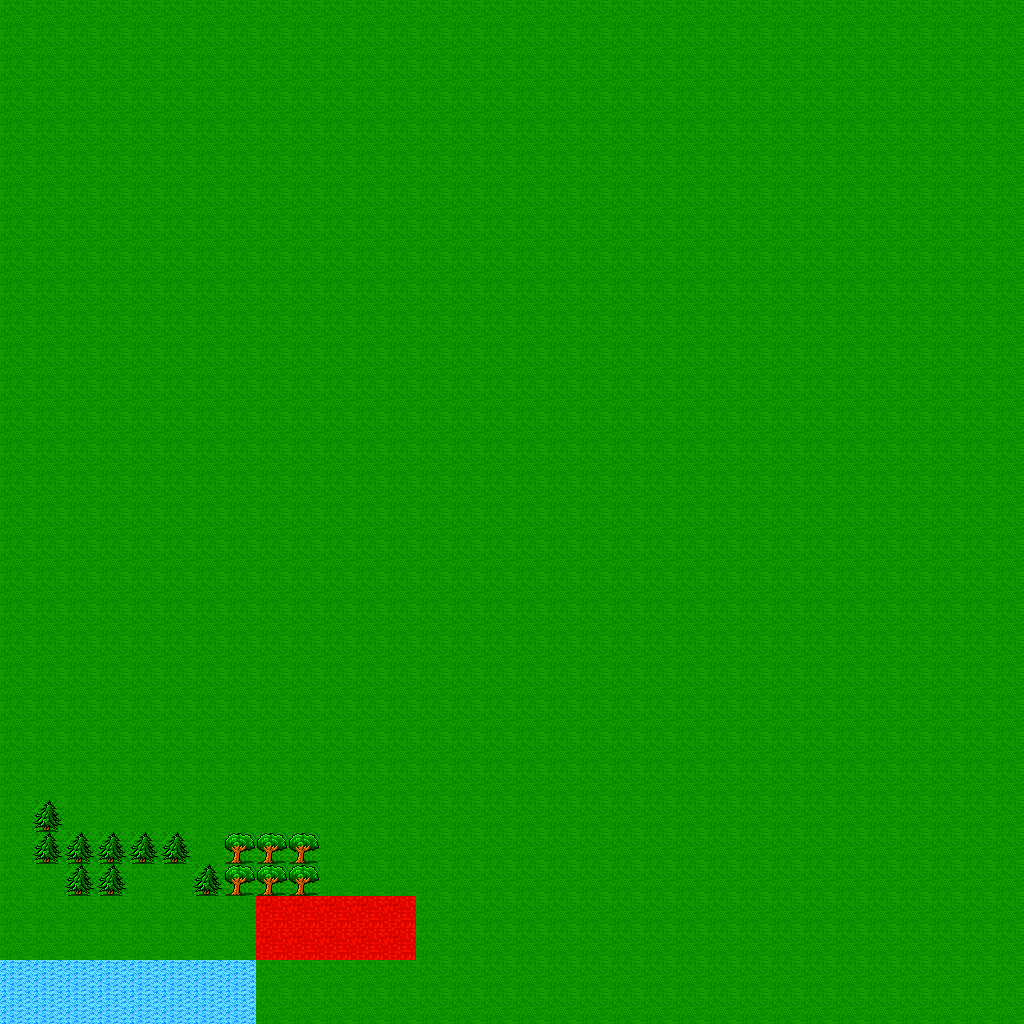

A level layout from a 2D game, rendered from its tile map. Below: a short description, then the map file with tile-grid data replaced by summaries:
An orthogonal 32x32 tile map with 32x32 px tiles, 2 tile layers (Background, GameEventLayer) and 4 objects.

<map version="1.0" orientation="orthogonal" width="32" height="32" tilewidth="32" tileheight="32">
 <tileset firstgid="1" name="dg_grounds32" tilewidth="32" tileheight="32">
  <image source="dg_grounds32.png" width="288" height="608" />
  <tile id="110">
   <properties>
    <property name="isWater" value="1" />
   </properties>
  </tile>
 </tileset>
 <layer name="Background" width="32" height="32">
  <data>[1024 cells, 1024 non-empty, 4 distinct tile ids]</data>
 </layer>
 <objectgroup name="ObjectLayer" width="32" height="32">
  <object gid="55" x="472" y="325" />
  <object gid="55" x="444" y="322" />
  <object x="367" y="193" width="101" height="38" />
  <object x="315" y="929" width="91" height="90" />
 </objectgroup>
 <layer name="GameEventLayer" width="32" height="32">
  <data>[1024 cells, 10 non-empty, 1 distinct tile ids]</data>
 </layer>
</map>
